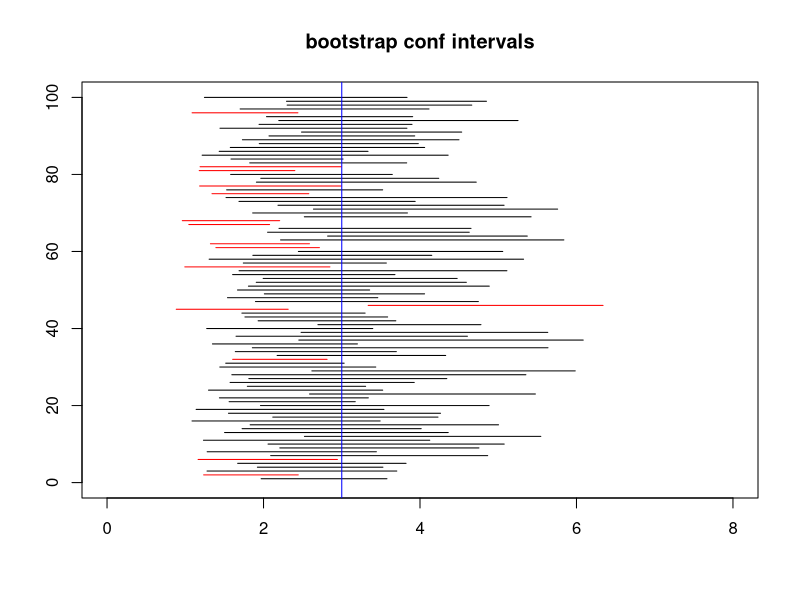
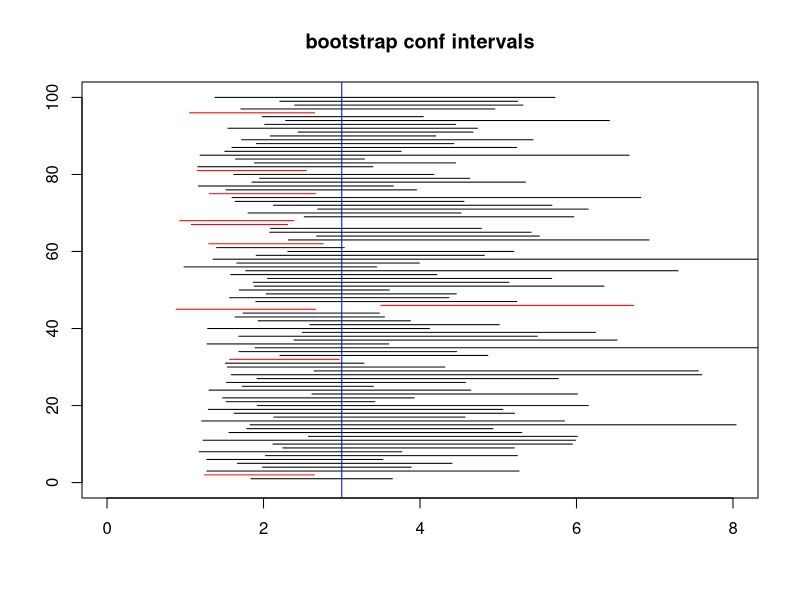

Reproduce these figures in R, in order. (Note: this script raises an error after producing the figures.)
## ---- chunk 1
knitr::opts_chunk$set(echo = FALSE)
## ---- chunk 2
set.seed(342341)
n <- 20
r <- 100
B <- 1000
true.mean <- 3
simple.contains <- numeric(r)
simple.ci <- matrix(NA,nrow=r,ncol=2)
for (i in 1:r) {
  x <- rexp(20,rate=1/true.mean)
  s <- numeric(B)
  for (j in 1:B) {
    boot <- sample(n,replace=TRUE)
    s[j] <- mean(x[boot])
  }
  # this is equivalent to using the 'boot' package:
  #simple.boot <- boot(x,R=B,function(x,i) mean(x[i]))
  #s <- simple.boot$t
  simple.ci[i,] <- quantile(s,c(.025,.975))
}
simple.contains <- (true.mean > simple.ci[,1] & true.mean < simple.ci[,2])
#sum(simple.contains)/r
#mean(simple.ci[,2] - simple.ci[,1])
## ---- chunk 3
plot(0,0,type="n",xlim=c(0,8),ylim=c(0,r),xlab="",ylab="",main="bootstrap conf intervals")
segments(simple.ci[,1],1:r,simple.ci[,2],1:r,col=ifelse(simple.contains,"black","red"))
abline(v=true.mean,col="blue")
## ---- chunk 4
set.seed(342341)
pivot.contains <- numeric(r)
pivot.ci <- matrix(NA,nrow=r,ncol=2)
for (i in 1:r) {
  x <- rexp(n,rate=1/true.mean)
  mean.x <- mean(x)
  sd.x <- sd(x)
  z <- numeric(B)
  for (j in 1:B) {
    boot <- sample(n,replace=TRUE)
    z[j] <- (mean.x - mean(x[boot]))/sd(x[boot])
  }
  pivot.ci[i,] <- mean.x + sd.x*quantile(z,c(.025,.975))
}
pivot.contains <- (true.mean > pivot.ci[,1] & true.mean < pivot.ci[,2])
#sum(pivot.contains)/r
#mean(pivot.ci[,2] - pivot.ci[,1])
## ---- chunk 5
plot(0,0,type="n",xlim=c(0,8),ylim=c(0,r),xlab="",ylab="",main="bootstrap conf intervals")
segments(pivot.ci[,1],1:r,pivot.ci[,2],1:r,col=ifelse(pivot.contains,"black","red"))
abline(v=true.mean,col="blue")
## ---- chunk 6
knitr::include_graphics("VarianceStabilization.png")
## ---- chunk 7
library(boot)
mean.fun = function(d, i) { 
  m = mean(d$hours[i])
  n = length(i)
  v = (n-1)*var(d$hours[i])/n^2
  c(m, v) }
air.boot <- boot(aircondit, mean.fun, R = 999)
results = boot.ci(air.boot, type = c("basic", "stud"))
## ---- chunk 8
results
